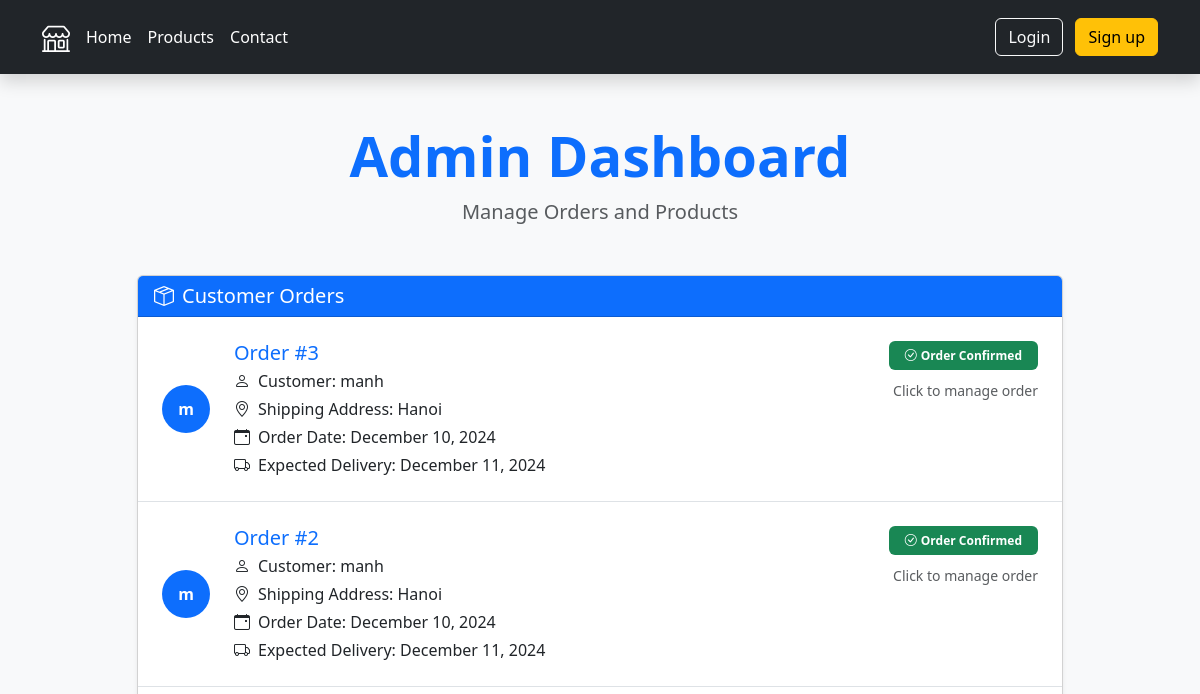
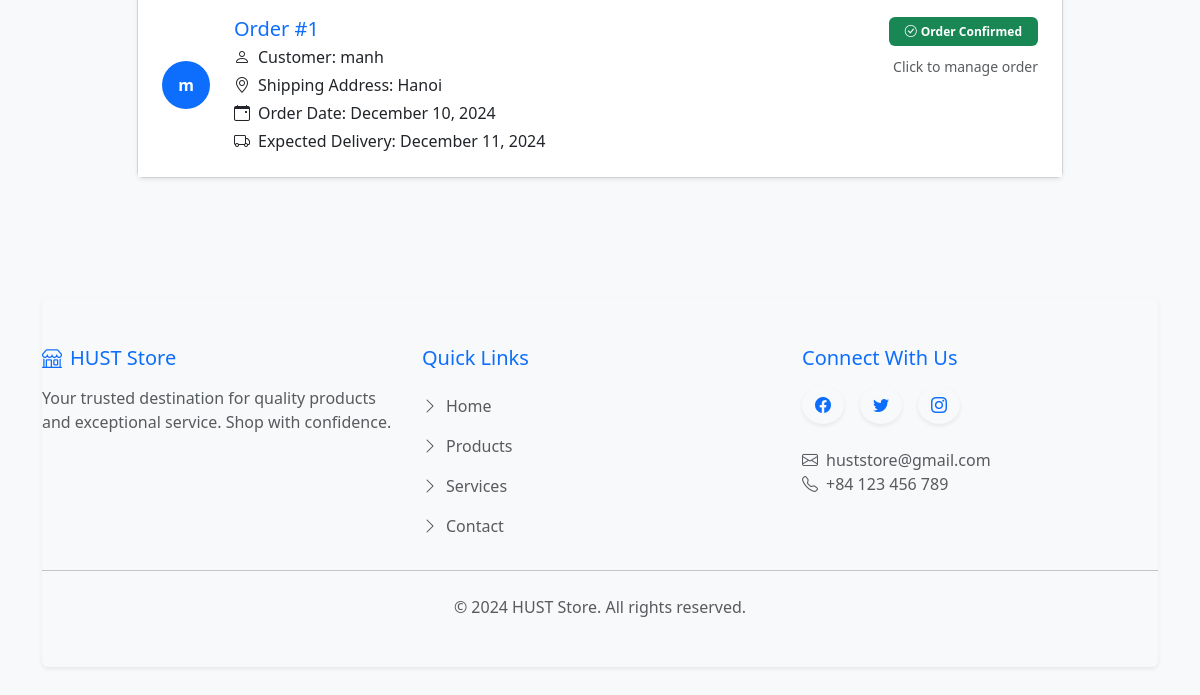
The page /manage on the database as committed earlier (2 pictures, top to bottom).
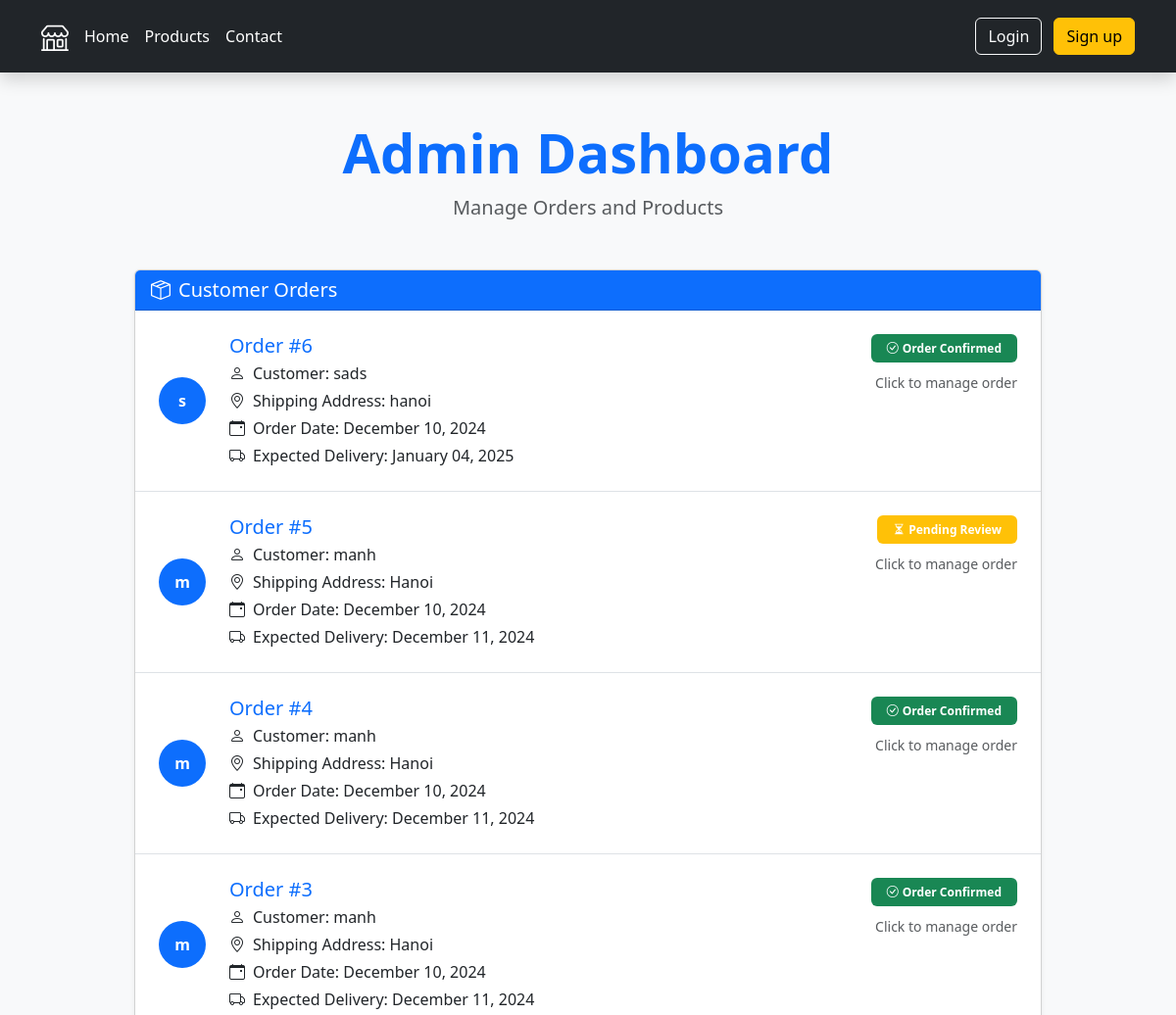
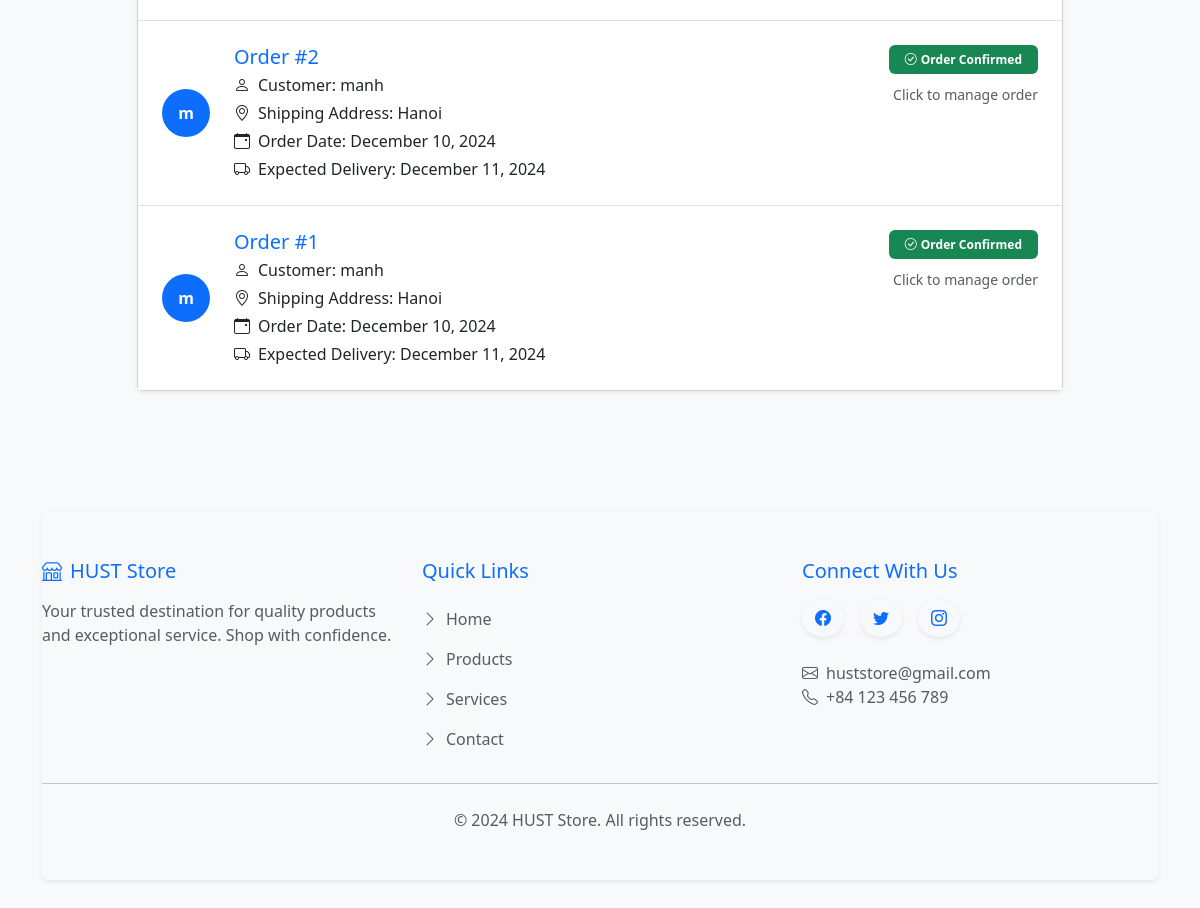
The same page on the database as committed later (2 pictures, top to bottom).
### main.py (models this page shows)
class Order(db.Model):
    __tablename__ = "orders"
    id: Mapped[int] = mapped_column(Integer, primary_key=True)
    user_id: Mapped[int] = mapped_column(db.ForeignKey("users.id"))
    user = relationship("User")
    selections: Mapped[List["Selection"]] = relationship(back_populates="order")
    order_date: Mapped[str] = mapped_column(String, nullable=False)
    confirmed: Mapped[Optional[bool]] = mapped_column(Boolean)
    feedback: Mapped[Optional[str]] = mapped_column(String)

class User(UserMixin, db.Model):
    __tablename__ = "users"
    id: Mapped[int] = mapped_column(Integer, primary_key=True)
    email: Mapped[str] = mapped_column(String, unique=True)
    name: Mapped[str]= mapped_column(String, nullable=False)
    password: Mapped[str] = mapped_column(String, nullable=False)
    selections = relationship("Selection", back_populates="user")
    address: Mapped[Optional[str]] = mapped_column(String)
    shipping: Mapped[Optional[str]] = mapped_column(String)
    total_price: Mapped[Optional[str]] = mapped_column(String)
    summary: Mapped[Optional[str]] = mapped_column(String)
    delivery_date: Mapped[Optional[str]] = mapped_column(String)

### main.py (the view)
@app.route('/manage')
def manage():
    list = db.session.execute(db.select(Order).order_by(desc(Order.id))).scalars().all()
    return render_template('manage.html', list=list)

### templates/manage.html (shortened to what this page needs)
{% include 'header.html' %}
<div class="container py-5">
  <div class="text-center mb-5">
    <h1 class="display-4 fw-bold text-primary">Admin Dashboard</h1>
    <p class="lead text-muted">Manage Orders and Products</p>
  </div>
  <div class="row justify-content-center">
    <div class="col-lg-10">
      <div class="card shadow-sm mb-4">
        <div class="card-header bg-primary text-white d-flex justify-content-between align-items-center">
          <h5 class="mb-0"><i class="bi bi-box-seam me-2"></i>Customer Orders</h5>
        </div>
        <div class="card-body p-0">
          <div class="list-group list-group-flush">
            {% for each in list %}
            <a href="{{url_for('show_order', order_id=each.id)}}" class="list-group-item list-group-item-action p-4 position-relative hover-shadow transition-all">
              <div class="row align-items-center">
                <div class="col-auto">
                  <div class="d-flex align-items-center justify-content-center bg-primary rounded-circle" style="width: 48px; height: 48px;">
                    <span class="text-white fw-bold">{{each.user.name[0]}}</span>
                  </div>
                </div>
                <div class="col">
                  <div class="d-flex justify-content-between align-items-start">
                    <div>
                      <h5 class="mb-1 text-primary">Order #{{each.id}}</h5>
                      <p class="mb-1"><i class="bi bi-person me-2"></i>Customer: {{each.user.name}}</p>
                      <p class="mb-1"><i class="bi bi-geo-alt me-2"></i>Shipping Address: {{each.user.address}}</p>
                      <p class="mb-1"><i class="bi bi-calendar-event me-2"></i>Order Date: {{each.order_date}}</p>
                      <p class="mb-0"><i class="bi bi-truck me-2"></i>Expected Delivery: {{each.user.delivery_date}}</p>
                    </div>
                    <div class="text-end">
                      {% if each.confirmed == None %}
                      <span class="badge bg-warning px-3 py-2">
                        <i class="bi bi-hourglass-split me-1"></i>Pending Review
                      </span>
                      {% endif %}
                      {% if each.confirmed != None and each.confirmed == True %}
                      <span class="badge bg-success px-3 py-2">
                        <i class="bi bi-check-circle me-1"></i>Order Confirmed
                      </span>
                      {% endif %}
                      <div class="mt-2">
                        <span class="text-muted small">Click to manage order</span>
                      </div>
                    </div>
                  </div>
                </div>
              </div>
            </a>
            {% endfor %}
          </div>
        </div>
      </div>
    </div>
  </div>
</div>
{% include 'footer.html' %}

Rows that differ between the two databases and show on the page:
added Order: user "s", id "6", user.name "sads", user.address "hanoi", order_date "December 10, 2024", user.delivery_date "January 04, 2025", confirmed True (drawn)
added Order: user "m", id "5", user.name "manh", user.address "Hanoi", order_date "December 10, 2024", user.delivery_date "December 11, 2024", shows "Pending Review"
added Order: user "m", id "4", user.name "manh", user.address "Hanoi", order_date "December 10, 2024", user.delivery_date "December 11, 2024", confirmed True (drawn)
